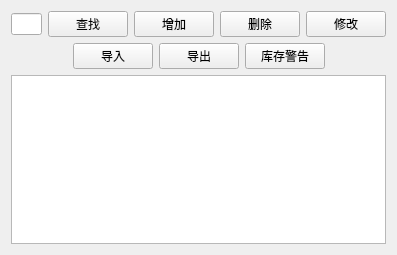
<?xml version="1.0" encoding="UTF-8"?>
<ui version="4.0">
 <class>MedicineView</class>
 <widget class="QWidget" name="MedicineView">
  <property name="geometry">
   <rect>
    <x>0</x>
    <y>0</y>
    <width>397</width>
    <height>255</height>
   </rect>
  </property>
  <property name="windowTitle">
   <string>药品管理</string>
  </property>
  <layout class="QGridLayout" name="gridLayout">
   <item row="0" column="0">
    <layout class="QVBoxLayout" name="verticalLayout">
     <item>
      <layout class="QHBoxLayout" name="horizontalLayout">
       <item>
        <widget class="QLineEdit" name="txtSearch"/>
       </item>
       <item>
        <widget class="QPushButton" name="btSearch">
         <property name="text">
          <string>查找</string>
         </property>
        </widget>
       </item>
       <item>
        <widget class="QPushButton" name="btAdd">
         <property name="text">
          <string>增加</string>
         </property>
        </widget>
       </item>
       <item>
        <widget class="QPushButton" name="btDelete">
         <property name="text">
          <string>删除</string>
         </property>
        </widget>
       </item>
       <item>
        <widget class="QPushButton" name="btModify">
         <property name="text">
          <string>修改</string>
         </property>
        </widget>
       </item>
      </layout>
     </item>
     <item>
      <layout class="QHBoxLayout" name="horizontalLayout_3">
       <item>
        <spacer name="horizontalSpacer">
         <property name="orientation">
          <enum>Qt::Orientation::Horizontal</enum>
         </property>
         <property name="sizeHint" stdset="0">
          <size>
           <width>40</width>
           <height>20</height>
          </size>
         </property>
        </spacer>
       </item>
       <item>
        <layout class="QHBoxLayout" name="horizontalLayout_2">
         <item>
          <widget class="QPushButton" name="btImport">
           <property name="text">
            <string>导入</string>
           </property>
          </widget>
         </item>
         <item>
          <widget class="QPushButton" name="btExport">
           <property name="text">
            <string>导出</string>
           </property>
          </widget>
         </item>
         <item>
          <widget class="QPushButton" name="btStockAlert">
           <property name="text">
            <string>库存警告</string>
           </property>
          </widget>
         </item>
        </layout>
       </item>
       <item>
        <spacer name="horizontalSpacer_2">
         <property name="orientation">
          <enum>Qt::Orientation::Horizontal</enum>
         </property>
         <property name="sizeHint" stdset="0">
          <size>
           <width>40</width>
           <height>20</height>
          </size>
         </property>
        </spacer>
       </item>
      </layout>
     </item>
    </layout>
   </item>
   <item row="1" column="0">
    <widget class="QTableView" name="tableView"/>
   </item>
  </layout>
 </widget>
 <resources/>
 <connections/>
</ui>
